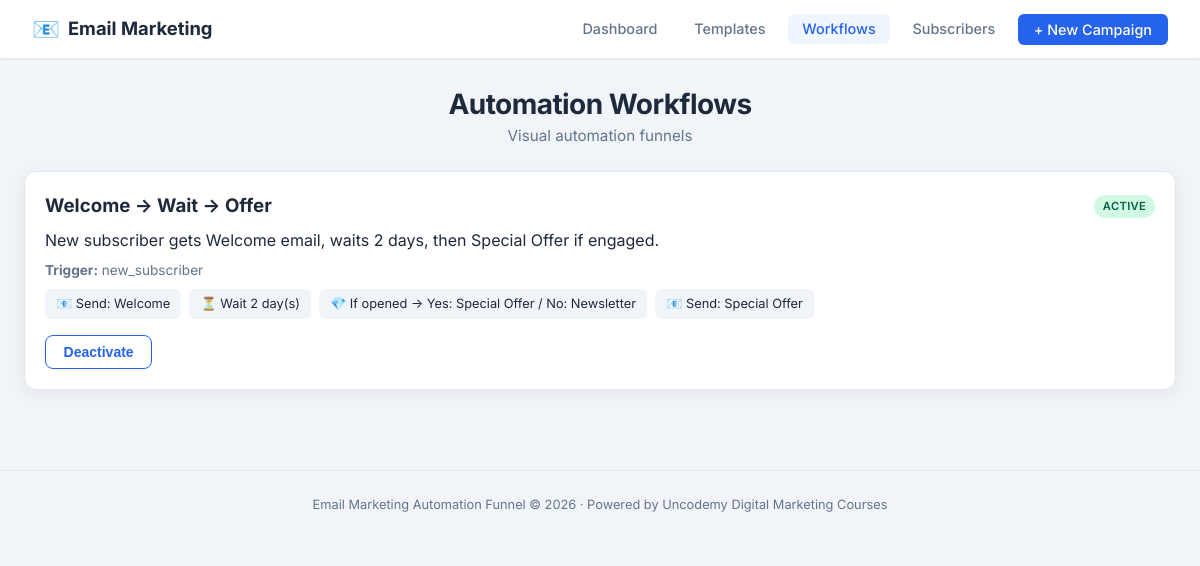
Screenshot of /workflows with the database file from the repository.
### models.py (models this page shows, shortened)
class Workflow(db.Model):
    __tablename__ = 'workflows'
    id = db.Column(db.Integer, primary_key=True)
    name = db.Column(db.String(100), nullable=False)
    description = db.Column(db.Text)
    trigger = db.Column(db.String(50), default='new_subscriber')  # new_subscriber, tag, etc.
    is_active = db.Column(db.Boolean, default=True)
    steps = db.Column(db.JSON)  # list of steps: template_id, wait_days, condition, etc.
    created_at = db.Column(db.DateTime, default=datetime.utcnow)

### app.py (the view)
@app.route('/workflows')
def list_workflows():
    workflows = Workflow.query.all()
    return render_template('workflows.html', workflows=workflows)

### templates/workflows.html (shortened to what this page needs)
{% extends "base.html" %}
{% block content %}
<div class="page-header">
    <h1>Automation Workflows</h1>
    <p class="subtitle">Visual automation funnels</p>
</div>
<div class="workflows-list">
    {% for wf in workflows %}
    <div class="card workflow-item">
        <div class="wf-header">
            <h3>{{ wf.name }}</h3>
            <span class="badge {% if wf.is_active %}badge-active{% else %}badge-inactive{% endif %}">
                {% if wf.is_active %}Active{% else %}Inactive{% endif %}
            </span>
        </div>
        <p>{{ wf.description }}</p>
        <p class="wf-trigger"><strong>Trigger:</strong> {{ wf.trigger }}</p>
        <div class="wf-steps">
            {% if wf.steps %}
                {% for step in wf.steps %}
                <div class="step-chip">
                    {% if step.type == 'send_template' %}
                        📧 Send: {{ step.template }}
                    {% elif step.type == 'wait' %}
                        ⏳ Wait {{ step.days }} day(s)
                    {% elif step.type == 'condition' %}
                        💎 If {{ step.if }} → Yes: {{ step.yes }} / No: {{ step.no }}
                    {% else %}
                        {{ step }}
                    {% endif %}
                </div>
                {% endfor %}
            {% endif %}
        </div>
        <form action="{{ url_for('toggle_workflow', id=wf.id) }}" method="POST" style="margin-top:1rem;">
            <button type="submit" class="btn btn-outline">
                {% if wf.is_active %}Deactivate{% else %}Activate{% endif %}
            </button>
        </form>
    </div>
    {% else %}
    <p>No workflows yet.</p>
    {% endfor %}
</div>
{% endblock %}

### static/css/style.css (style rules this page uses)
:root { --primary: #2563eb; --primary-dark: #1e40af; --success: #059669; --bg: #f1f5f9; --card-bg: #ffffff; --text: #1e293b; --text-muted: #64748b; --border: #e2e8f0; --radius: 12px; --shadow: 0 4px 20px rgba(0,0,0,0.06); --shadow-hover: 0 8px 30px rgba(0,0,0,0.1); }
* { box-sizing: border-box; margin: 0; padding: 0; }
body { font-family: 'Inter', -apple-system, BlinkMacSystemFont, sans-serif; background: var(--bg); color: var(--text); min-height: 100vh; line-height: 1.5; }
.page-header { margin-bottom: 1.5rem; }
.page-header h1 { font-size: 1.75rem; font-weight: 700; letter-spacing: -0.02em; text-align: center; }
.page-header .subtitle { text-align: center; color: var(--text-muted); font-size: 0.95rem; }
.card { background: var(--card-bg); border-radius: var(--radius); box-shadow: var(--shadow); padding: 1.25rem; border: 1px solid var(--border); transition: box-shadow 0.2s; }
.badge { font-size: 0.7rem; font-weight: 600; padding: 0.2rem 0.55rem; border-radius: 999px; background: #e0e7ff; color: #3730a3; text-transform: uppercase; letter-spacing: 0.03em; }
.badge-active { background: #d1fae5; color: #065f46; }
.btn { display: inline-block; padding: 0.5rem 1.1rem; border-radius: 8px; font-size: 0.875rem; font-weight: 600; text-decoration: none; border: none; cursor: pointer; transition: all 0.15s; }
.btn-outline { background: transparent; color: var(--primary); border: 1.5px solid var(--primary); }
.workflows-list { display: flex; flex-direction: column; gap: 1rem; }
.workflow-item .wf-header { display: flex; justify-content: space-between; align-items: center; margin-bottom: 0.5rem; }
.wf-trigger { font-size: 0.85rem; color: var(--text-muted); margin: 0.5rem 0; }
.wf-steps { display: flex; flex-wrap: wrap; gap: 0.5rem; }
.step-chip { background: #f1f5f9; padding: 0.35rem 0.7rem; border-radius: 6px; font-size: 0.8rem; }

### rows the page displays
Workflow: name "Welcome → Wait → Offer", is_active "ACTIVE", description "New subscriber gets Welcome email, waits 2 days, then Special Offer if engaged.", trigger "new_subscriber", template "Welcome" "Special Offer", days "2", if "opened", yes "Special Offer", no "Newsletter"
